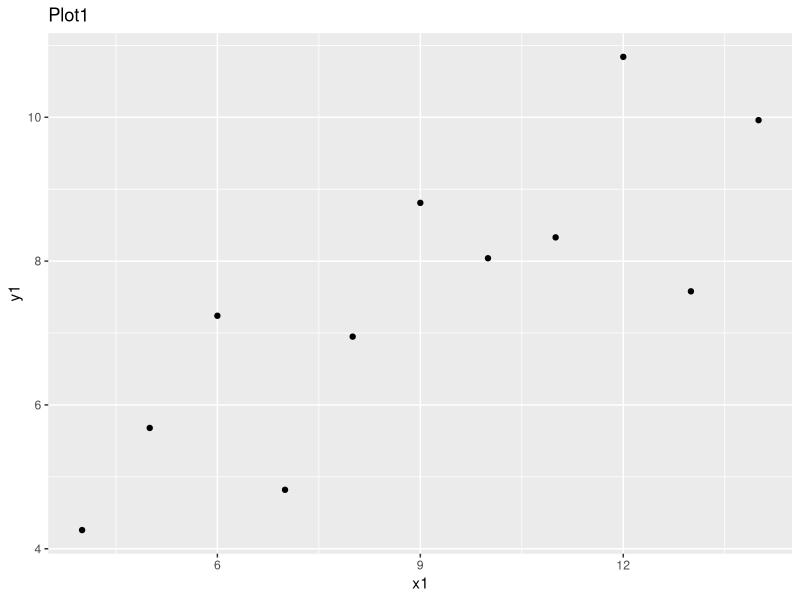
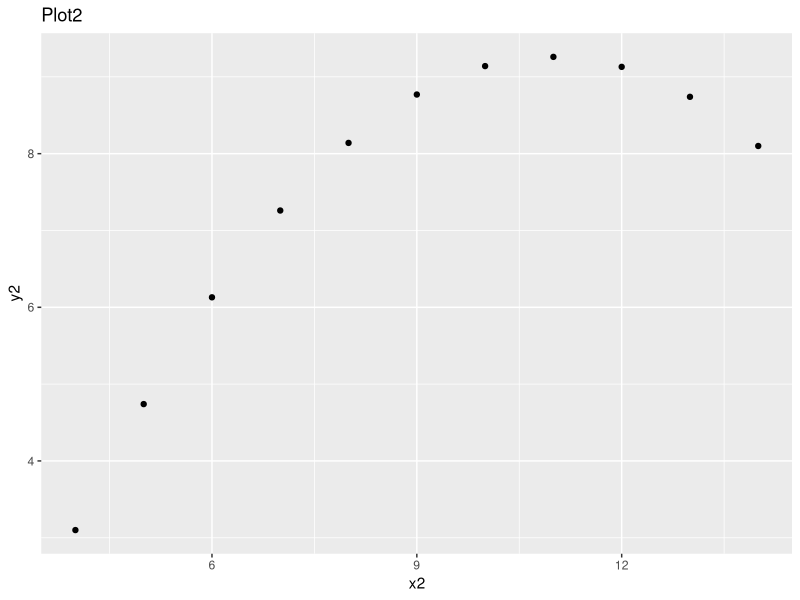
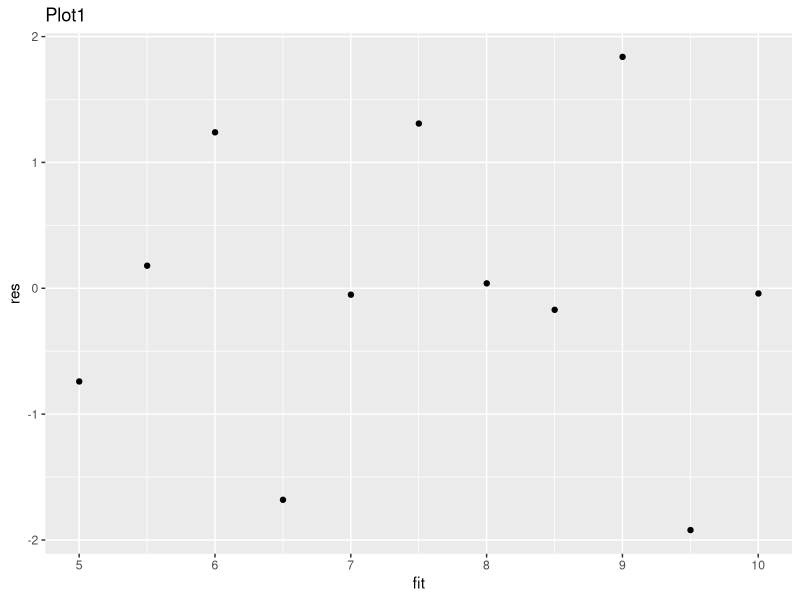
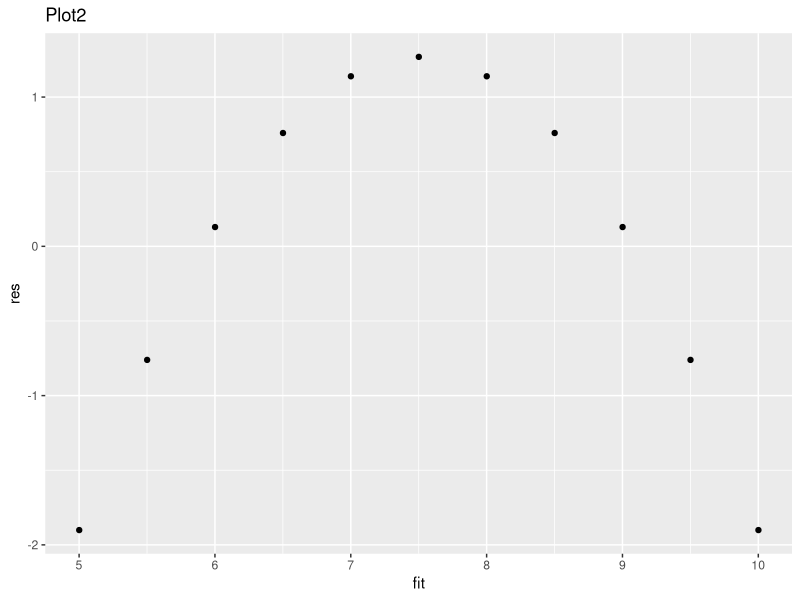
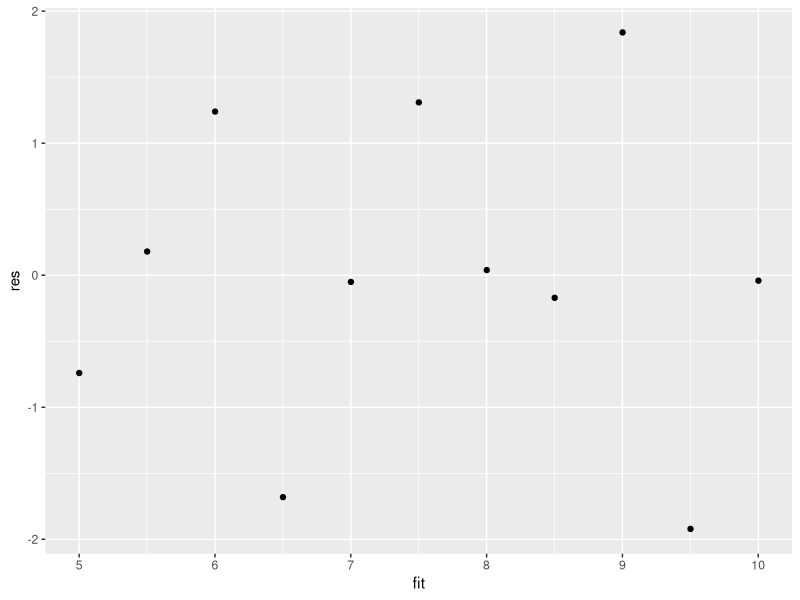
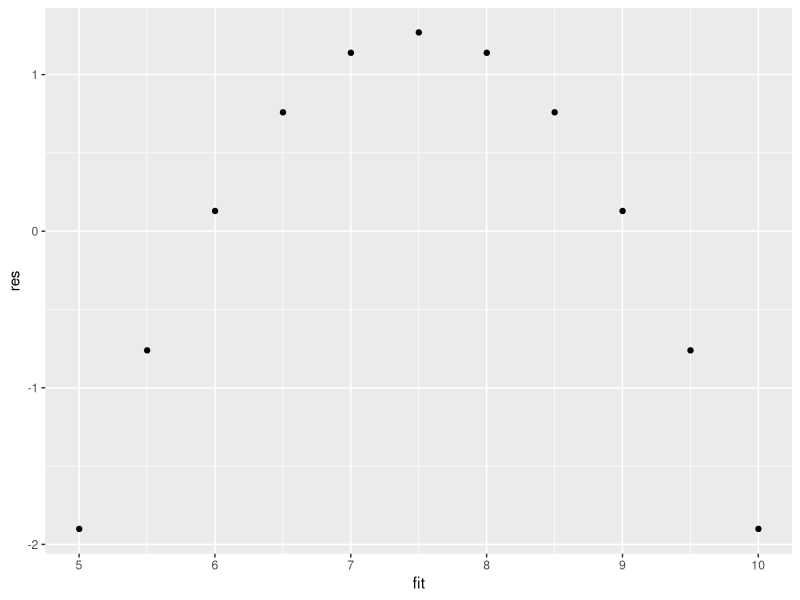
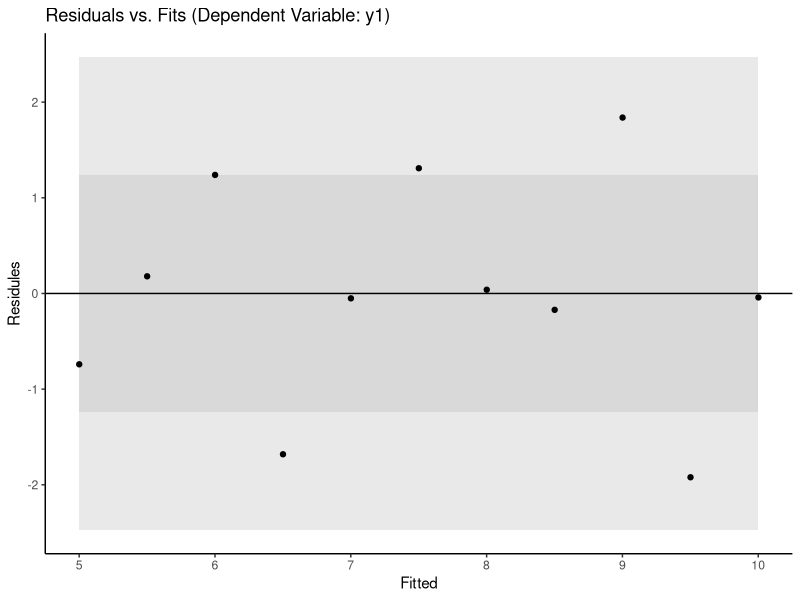
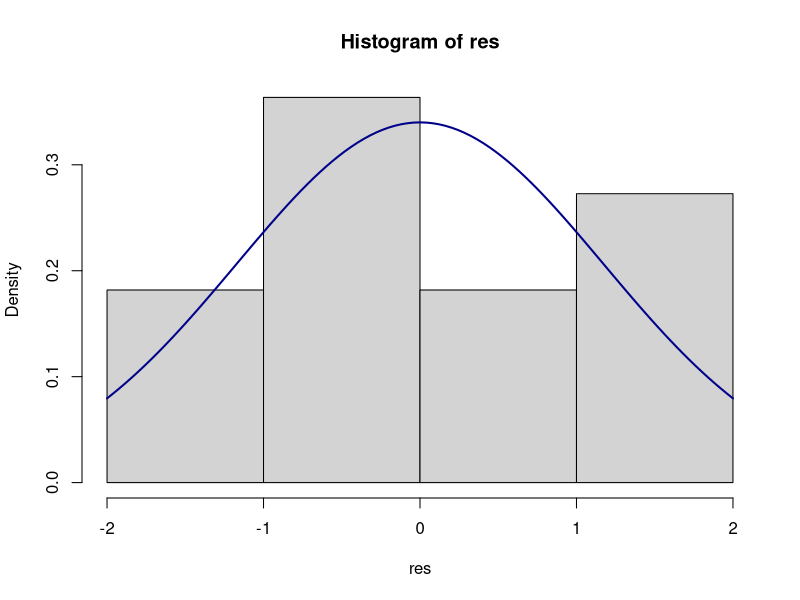

The R source for these figures, in order:
## ---- chunk 1
if (!require("tidyverse")) install.packages("tidyverse")
library(tidyverse)

if (!require("psych")) install.packages("psych")
library(psych)

## ---- chunk 2
## Load psych package
if (!require("psych")) install.packages("psych")
library(psych)

## Load and describe Anscombe's Quartet
data("anscombe")
describe(anscombe, skew = F,ranges = F)
## ---- chunk 3
anscombe.lm01 <- lm(y1 ~ x1, data = anscombe)
summary(anscombe.lm01)
anscombe.lm02 <- lm(y2 ~ x2, data = anscombe)
summary(anscombe.lm02)
## ---- chunk 4
if (!require("ggplot2")) install.packages("ggplot2")
library(ggplot2)
if (!require("dplyr")) install.packages("dplyr")
library(dplyr)

## ---- chunk 5
anscombe %>% ggplot(aes(x=x1,y=y1)) +
  geom_point() +
  ggtitle("Plot1")

anscombe %>% ggplot(aes(x=x2,y=y2)) +
  geom_point() +
  ggtitle("Plot2")
## ---- chunk 6
if (!require("ggplot2")) install.packages("ggplot2")
library(ggplot2)
if (!require("dplyr")) install.packages("dplyr")
library(dplyr)

anscombe.lm01 <- lm(y1 ~ x1, data = anscombe)
anscombe.lm02 <- lm(y2 ~ x2, data = anscombe)

## ---- chunk 7
dat1 <- data.frame(fit = fitted(anscombe.lm01),
          res = resid(anscombe.lm01))

dat1 %>% ggplot(aes(x=fit,y=res)) +
  geom_point() +
  ggtitle("Plot1")

dat2 <- data.frame(fit = fitted(anscombe.lm02),
res = resid(anscombe.lm02))

dat2 %>% ggplot(aes(x=fit,y=res)) +
  geom_point() +
  ggtitle("Plot2")
## ---- chunk 8
anscombe.lm01 <- lm(y1 ~ x1, data = anscombe)
summary(anscombe.lm01$residuals)
## ---- chunk 9
anscombe.lm02 <- lm(y2 ~ x2, data = anscombe)
summary(anscombe.lm02$residuals)
## ---- chunk 10
dat1 <- data.frame(fit = fitted(anscombe.lm01),
          res = resid(anscombe.lm01))

dat1 %>% ggplot(aes(x=fit,y=res)) +
  geom_point()
## ---- chunk 11
dat2 <- data.frame(fit = fitted(anscombe.lm02),
          res = resid(anscombe.lm02))

dat2 %>% ggplot(aes(x=fit,y=res)) +
  geom_point()
## ---- chunk 12
plot.fitted <- function(lmod) {
  df = lmod$model
  title = paste("Residuals vs. Fits (Dependent Variable: ",
                names(df)[1],
                ")",
                sep = "")
  pr <- df %>% ggplot(aes(x = fitted(lmod), y = resid(lmod))) +
    geom_ribbon(aes(ymin = -sigma(lmod), ymax = sigma(lmod)),
                fill = "gray",
                alpha = .5) +
    geom_ribbon(aes(ymin = -sigma(lmod) * 2, ymax = sigma(lmod) * 2),
                fill = "lightgray",
                alpha = .5) +
    geom_point() +
    theme_classic() +
    ggtitle(title) +
    ylab("Residules") +
    xlab("Fitted") +
    geom_hline(yintercept = 0,
               linetype = "solid",
               color = "black")
  return(pr)
}
## ---- chunk 13
if (!require("ggplot2")) install.packages("ggplot2")
library(ggplot2)
if (!require("dplyr")) install.packages("dplyr")
library(dplyr)

## ---- chunk 14
plot.fitted <- function(lmod) {
  df = lmod$model
  title = paste("Residuals vs. Fits (Dependent Variable: ",
                names(df)[1],
                ")",
                sep = "")
  pr <- df %>% ggplot(aes(x = fitted(lmod), y = resid(lmod))) +
    geom_ribbon(aes(ymin = -sigma(lmod), ymax = sigma(lmod)),
                fill = "gray",
                alpha = .5) +
    geom_ribbon(aes(ymin = -sigma(lmod) * 2, ymax = sigma(lmod) * 2),
                fill = "lightgray",
                alpha = .5) +
    geom_point() +
    theme_classic() +
    ggtitle(title) +
    ylab("Residules") +
    xlab("Fitted") +
    geom_hline(yintercept = 0,
               linetype = "solid",
               color = "black")
  return(pr)
}

# Example

anscombe.lm01 <- lm(y1 ~ x1, data = anscombe)
plot.fitted(anscombe.lm01 )

## ---- chunk 15
plot.normal <- function(lmod) {
  res <- resid(lmod)
  hist(res, probability = T)
  curve(
    dnorm(x, mean = mean(res), sd = (sd(res))),
    col = "darkblue",
    lwd = 2,
    add = TRUE,
    yaxt = "n"
  )
}
## ---- chunk 16
anscombe.lm01 <- lm(y1 ~ x1, data = anscombe)
plot.normal(anscombe.lm01)
## ---- chunk 17
anscombe.lm02 <- lm(y2 ~ x2, data = anscombe)
plot.normal(anscombe.lm02 )
## ---- chunk 18
# if (!require("ggplot2")) install.packages("ggplot2")
# library(ggplot2)
# if (!require("dplyr")) install.packages("dplyr")
# library(dplyr)

## ---- chunk 19
plot.normal <- function(lmod) {
  res <- resid(lmod)
  hist(res, probability = T)
  curve(
    dnorm(x, mean = mean(res), sd = (sd(res))),
    col = "darkblue",
    lwd = 2,
    add = TRUE,
    yaxt = "n"
  )
}

# Example

anscombe.lm01 <- lm(y2 ~ x2, data = anscombe)
plot.normal(anscombe.lm01 )
## ---- chunk 20
stock.return <- read.csv("data/stock.csv")
head(stock.return)
## ---- chunk 21
beta.lm <- lm(TSLA ~ SP500, data = stock.return)
summary(beta.lm)
## ---- chunk 22
stock.return %>% ggplot(aes(x=SP500,y=TSLA)) +
  geom_point()
## ---- chunk 23
plot.fitted(beta.lm)
## ---- chunk 24
plot.normal(beta.lm)
